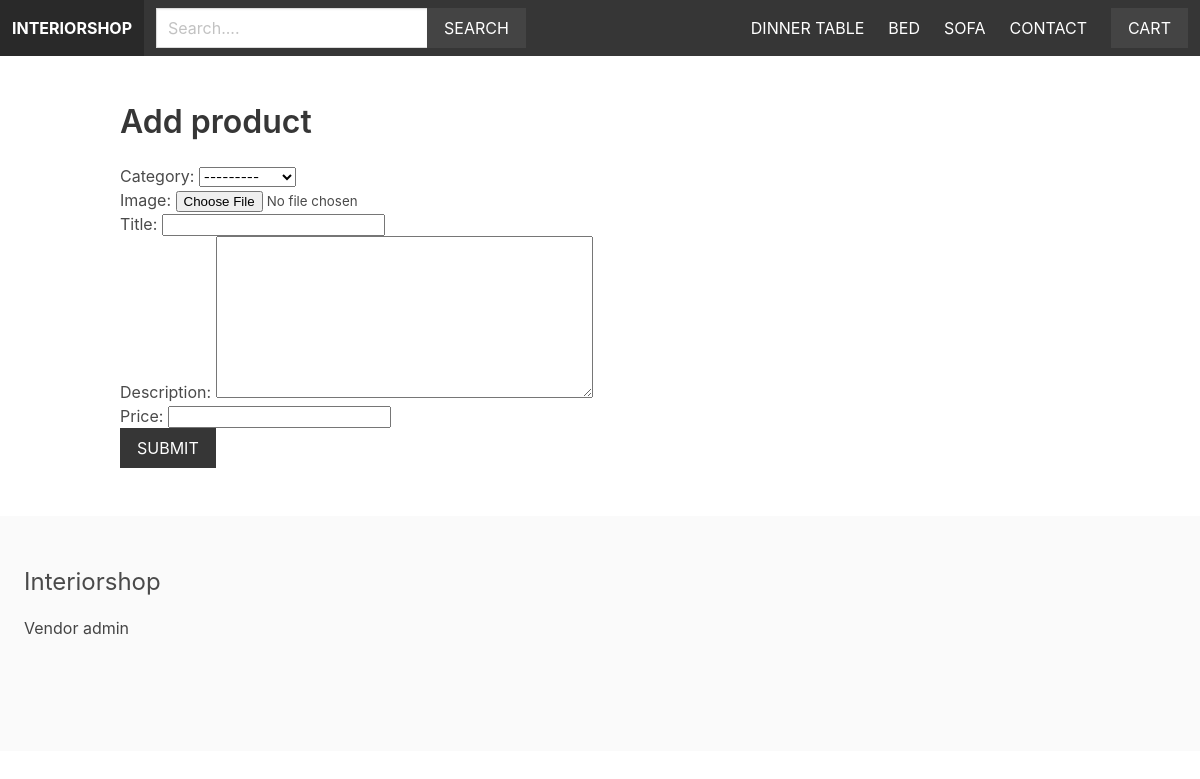
Page /vendors/add-product/ (signed in) on the committed database.
### shop/product/models.py (models this page shows)
class Category(models.Model):
    title = models.CharField(max_length=255)
    slug = models.SlugField(max_length=255)
    ordering = models.IntegerField(default=0)
    class Meta:
        ordering = ['ordering']
    def __str__(self):
        return self.title

### shop/vendor/views.py (the view)
# urls.py: path('add-product/',views.add_product, name='add_product'),
@login_required
def add_product(request):
    if request.method == 'POST':
        form = ProductForm(request.POST, request.FILES)
        if form.is_valid():
            product = form.save(commit=False)
            product.vendor = request.user.vendor
            product.slug = slugify(product.title)
            product.save()
            return redirect('vendor_admin')
    else:
        form = ProductForm()
    return render(request, 'vendor/add_product.html',{'form': form})

### shop/vendor/forms.py
class ProductForm(ModelForm):
    class Meta:
        model = Product
        fields = [
            'category', 'image','title', 'description','price'
        ]

### shop/cart/cart.py (called while the page is built)
    def __len__(self):
        return sum(item['quantity'] for item in self.cart.values())

### shop/cart/context_processors.py (called while the page is built)
def cart(request):
    return {'cart': Cart(request)}

### shop/product/context_processors.py (called while the page is built)
def menu_categories(request):
    categories = Category.objects.all()
    return {'menu_categories':categories}

### shop/vendor/templates/vendor/add_product.html (shortened to what this page needs)
{% extends 'core/base.html' %}
{% block content %}
<h1 class="title">Add product </h1>
<form action="." method="post" enctype="multipart/form-data">
    {{ form.as_p  }}
    <div class="field">
        <div class="control">
            <button class="button is-dark is-uppercase">Submit</button>
        </div>
    </div>
</form>
{% endblock content %}

### shop/core/templates/core/base.html (shortened to what this page needs)
{% load static %}
<!DOCTYPE html>
<html lang="en">
<head>
    <link rel="stylesheet" href="https://cdn.jsdelivr.net/npm/bulma@0.9.4/css/bulma.min.css">
    <link rel="stylesheet" href="{% static 'styles/main.css' %}">
</head>
<body>
    <nav class="navbar is-dark">
        <div class="navbar-brand">
            <a href="/" class="navbar-item"><strong>Interiorshop</strong></a>
        </div>
        <div class="navbar-menu" id="main-navbar">
            <div class="navbar-start">
                <div class="navbar-item">
                    <form action="{% url 'search' %}" method="get">
                        <div class="field has-addons">
                            <div class="control">
                                <input type="text" class="input" placeholder="Search...." name="query">
                            </div>
                            <div class="control">
                                <button class="button is-dark is-uppercase">Search</button>
                            </div>
                        </div>
                    </form>
                </div>
            </div>
            <div class="navbar-end">
                {% for category in menu_categories  %}
                <a href="{% url 'category' category.slug %}" class="navbar-item">{{ category.title }}</a>
                {% endfor %}
                <a href="{% url 'contact' %}" class="navbar-item">Contact</a>
                <div class="navbar-item">
                    <a href="{% url 'cart' %}" class="button is-dark">Cart{% if cart %} ({{ cart  | length  }}){% endif %}</a>
                </div>
            </div>
        </div>
    </nav>
    <section class="section">
        <div class="container">
     {% block content  %}
     {% endblock  %}
        </div>
    </section>
    <footer class="footer">
        <h3 class="is-size-4 mb-4">Interiorshop</h3>
        {% if request.user.is_authenticated %}
        <a href="{% url 'vendor_admin' %}">Vendor admin</a>
        {% else %}
        <a href="{% url 'become_vendor' %}">Become vendor</a>
        {% endif %}
    </footer>
</body>
</html>

### static/styles/main.css (style rules this page uses)
.navbar { text-transform: uppercase; }
.navbar .is-dark { background: #444; }
.footer a { margin-bottom: 15px; display: inline-block; color: #444; }
.input, .button { border-radius: 0; }

### rows in the picture
Category: title "DINNER TABLE"
Category: title "BED"
Category: title "SOFA"
